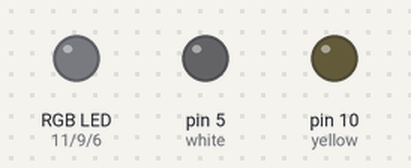
Bench run of a sketch on a simulated Arduino Uno, built with avr-gcc and run on an emulated ATmega328P. Parts: an RGB LED mixed from three pins (HIGH = lit), output pins drawn as LEDs (lit = HIGH).

Above: at 0.15 s.
At 10.07 s:
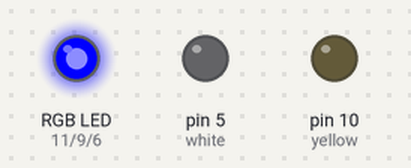
At 12.77 s:
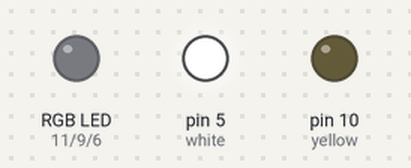
At 19.99 s:
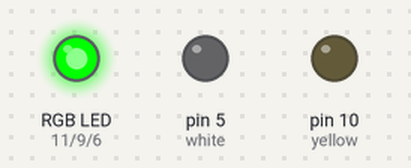
At 29.91 s:
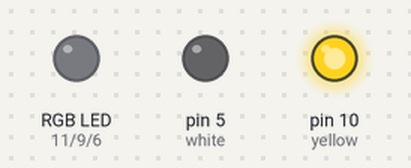
At 39.84 s:
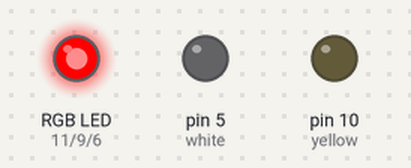
Timing chart, 0 to 40.0 s (numbered marks = the images above):
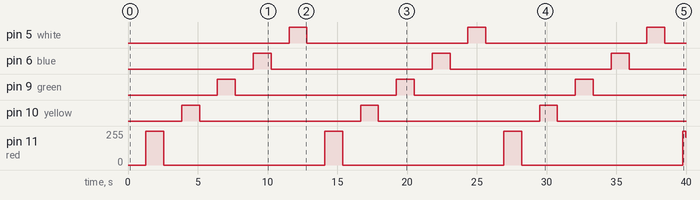

The sketch:

Code.ino
```cpp
void LEDpulse(int pin);

int red = 11, yellow = 10, green = 9, blue = 6, white = 5;

void setup() {
  pinMode(red, OUTPUT);
  pinMode(yellow, OUTPUT);
  pinMode(green, OUTPUT);
  pinMode(blue, OUTPUT);
  pinMode(white, OUTPUT);
}

void loop() {
  LEDpulse(red);
  LEDpulse(yellow);
  LEDpulse(green);
  LEDpulse(blue);
  LEDpulse(white);
}

void LEDpulse(int pin) {
  for (int i = 0; i <= 255; i++) {
    analogWrite(pin, i);
    delay(5);
  }
  for (int i = 255; i >= 0; i--) {
    analogWrite(pin, i);
    delay(5);
  }
}
```

Measured:
- by itself, pin 5 (white), pin 6 (blue), pin 9 (green), pin 10 (yellow): alternates HIGH for 1.3 s and LOW for 11.5 s
- by itself, pin 11 (red): 0/255 → 255/255 at 1.3 s, → 0/255 1.3 s later, → 255/255 11.5 s later, → 0/255 1.3 s later, … (8 changes in this stretch)
